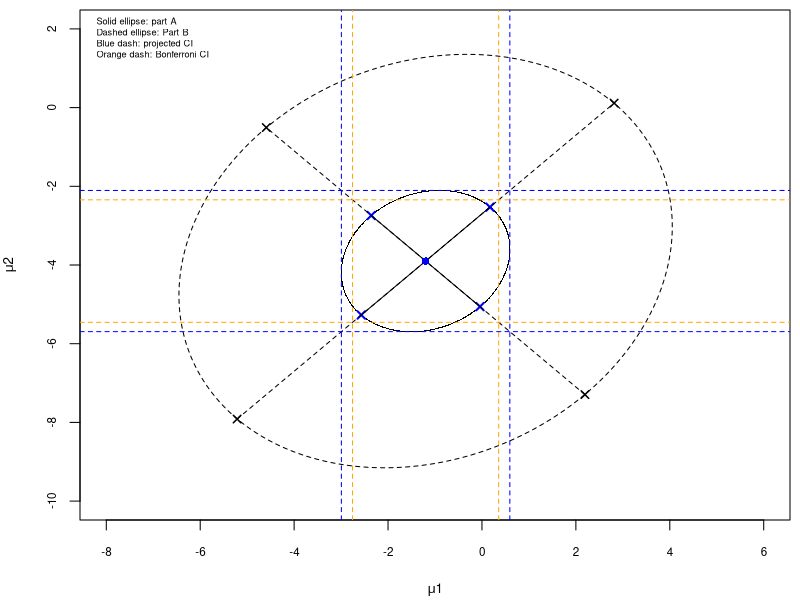

Here is the R script that generated this plot:
# QUIZ 1
# A. GILL

library("ellipse")

par(mar = c(4, 4, 0.5, 0.5))  

# QUESTION 3

n <- 12
p = 2
xbar <- cbind(c(-1.2, -3.9))
S <- rbind(c(6,1), c(1,6))
Sinv <- solve(S)

# PART A - confidence ellipsoid at level 90%

alpha <- 0.1
S.eig <- eigen(S)
scale <- p*(n-1)*qf(1-alpha, p, n-p)/(n*(n-p))

print("PART A")

# major axis endpoints
(major_pt1 <- xbar - S.eig$vectors[,1] * sqrt(S.eig$values[1]*scale))
(major_pt2 <- xbar + S.eig$vectors[,1] * sqrt(S.eig$values[1]*scale))

# minor axis endpoints
(minor_pt1 <- xbar - S.eig$vectors[,2] * sqrt(S.eig$values[2]*scale))
(minor_pt2 <- xbar + S.eig$vectors[,2] * sqrt(S.eig$values[2]*scale))

# vector of x-coordinates for major axis
major_xvals <- c(major_pt1[1], major_pt2[1])

# vector of y-coordinates for major axis
major_yvals <- c(major_pt1[2], major_pt2[2])

# vector of x-coordinates for minor axis
minor_xvals <- c(minor_pt1[1], minor_pt2[1])

# vector of y-coordinates for minor axis
minor_yvals <- c(minor_pt1[2], minor_pt2[2])

# plot ellipse and major and minor axes
plot(ellipse(cov2cor(S), centre=c(-1.2, -3.9), t=qt(1-alpha/2, n-1), npoints=1000), 
     pch=".", cex.lab=.8, cex.axis=.7, xlim=c(-8,6), ylim=c(-10,2),
     xlab=expression(mu*"1"), ylab=expression(mu*"2"))
points(c(major_xvals,minor_xvals), c(major_yvals,minor_yvals), 
     pch=4, col="blue", lwd=2)
lines(major_xvals, major_yvals)
lines(minor_xvals, minor_yvals)
points(xbar[1], xbar[2], pch=16, col="blue")

# PART B - confidence ellipsoid for known variance
# everything stays the same except for the scale

scale <- qchisq(1-alpha, p)

print("PART B")

# major axis endpoints
(major_pt1 <- xbar - S.eig$vectors[,1] * sqrt(S.eig$values[1]*scale))
(major_pt2 <- xbar + S.eig$vectors[,1] * sqrt(S.eig$values[1]*scale))

# minor axis endpoints
(minor_pt1 <- xbar - S.eig$vectors[,2] * sqrt(S.eig$values[2]*scale))
(minor_pt2 <- xbar + S.eig$vectors[,2] * sqrt(S.eig$values[2]*scale))

# vector of x-coordinates for major axis
major_xvals <- c(major_pt1[1], major_pt2[1])

# vector of y-coordinates for major axis
major_yvals <- c(major_pt1[2], major_pt2[2])

# vector of x-coordinates for minor axis
minor_xvals <- c(minor_pt1[1], minor_pt2[1])

# vector of y-coordinates for minor axis
minor_yvals <- c(minor_pt1[2], minor_pt2[2])

# plot major and minor axes
lines(ellipse(cov2cor(S), centre=c(-1.2, -3.9), scale=c(sqrt(qchisq(1-alpha, p)),sqrt(qchisq(1-alpha, p))), npoints=1000), pch=".", cex=1, lty="dashed")
points(c(major_xvals,minor_xvals), c(major_yvals,minor_yvals), pch=4, lwd=1.5)
lines(major_xvals, major_yvals, lty="dashed")
lines(minor_xvals, minor_yvals, lty="dashed")
points(xbar[1], xbar[2], pch=16, col="blue")

# PART C - projection to get confidence interval

# change back to Part A scale
scale <- p*(n-1)*qf(1-alpha, p, n-p)/(n*(n-p))

print("PART C")

# for variable x1
l_x1 <- c(1,0)
(x1_ci_low <- c(crossprod(l_x1, xbar)) - sqrt(scale * t(l_x1) %*% S %*% l_x1))
(x1_ci_high <- c(crossprod(l_x1, xbar)) + sqrt(scale * t(l_x1) %*% S %*% l_x1))

# for variable x2
l_x2 <- c(0,1)
(x2_ci_low <- c(crossprod(l_x2, xbar)) - sqrt(scale * t(l_x2) %*% S %*% l_x2))
(x2_ci_high <- c(crossprod(l_x2, xbar)) + sqrt(scale * t(l_x2) %*% S %*% l_x2))

# plot x1 CI as vertical lines
# plot x2 CI as horizontal lines
abline(v=c(x1_ci_low, x1_ci_high), col="blue", lty="dashed")
abline(h=c(x2_ci_low, x2_ci_high), col="blue", lty="dashed")

# PART D - Bonferroni method to get confidence intervals
# adapt Part C to do this efficiently

m <- 2*p

scale <- qt(1-alpha/m, n-1)

print("PART D")

# for variable x1
l_x1 <- c(1,0)
(x1_ci_low <- c(crossprod(l_x1, xbar)) - scale*sqrt(t(l_x1) %*% S %*% l_x1 / n))
(x1_ci_high <- c(crossprod(l_x1, xbar)) + scale*sqrt(t(l_x1) %*% S %*% l_x1 / n))

# for variable x2
l_x2 <- c(0,1)
(x2_ci_low <- c(crossprod(l_x2, xbar)) - scale*sqrt(t(l_x2) %*% S %*% l_x2 / n))
(x2_ci_high <- c(crossprod(l_x2, xbar)) + scale*sqrt(t(l_x2) %*% S %*% l_x2 / n))

# plot x1 CI as vertical lines
# plot x2 CI as horizontal lines
abline(v=c(x1_ci_low, x1_ci_high), col="orange", lty="dashed")
abline(h=c(x2_ci_low, x2_ci_high), col="orange", lty="dashed")

# add legend for all 4 parts
legend(
    x="topleft",
    legend=c("Solid ellipse: part A", "Dashed ellipse: Part B",
             "Blue dash: projected CI", "Orange dash: Bonferroni CI"),
    bty='n',
    cex=0.55
)
